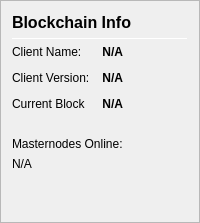
                   <widget class="QFrame" name="frame_ZerocoinBalances">
                    <property name="frameShape">
                     <enum>QFrame::StyledPanel</enum>
                    </property>
                    <property name="frameShadow">
                     <enum>QFrame::Raised</enum>
                    </property>
                    <layout class="QVBoxLayout" name="verticalLayout_7">
                     <item>
                      <layout class="QHBoxLayout" name="horizontalLayout_8" stretch="0,0,0">
                       <item>
                        <widget class="QLabel" name="label_5z_3">
                         <property name="minimumSize">
                          <size>
                           <width>0</width>
                           <height>20</height>
                          </size>
                         </property>
                         <property name="font">
                          <font>
                           <pointsize>12</pointsize>
                           <weight>75</weight>
                           <bold>true</bold>
                          </font>
                         </property>
                         <property name="text">
                          <string>Blockchain Info</string>
                         </property>
                        </widget>
                       </item>
                       <item>
                        <spacer name="horizontalSpacer_11">
                         <property name="orientation">
                          <enum>Qt::Horizontal</enum>
                         </property>
                         <property name="sizeHint" stdset="0">
                          <size>
                           <width>40</width>
                           <height>20</height>
                          </size>
                         </property>
                        </spacer>
                       </item>
                      </layout>
                     </item>
                     <item>
                      <widget class="Line" name="line_ZerocoinBalance">
                       <property name="minimumSize">
                        <size>
                         <width>0</width>
                         <height>1</height>
                        </size>
                       </property>
                       <property name="maximumSize">
                        <size>
                         <width>16777215</width>
                         <height>1</height>
                        </size>
                       </property>
                       <property name="orientation">
                        <enum>Qt::Horizontal</enum>
                       </property>
                      </widget>
                     </item>
                     <item>
                      <layout class="QGridLayout" name="gridLayout_5">
                       <property name="spacing">
                        <number>12</number>
                       </property>
                       <item row="1" column="1">
                        <widget class="QLabel" name="clientName">
                         <property name="font">
                          <font>
                           <weight>75</weight>
                           <bold>true</bold>
                          </font>
                         </property>
                         <property name="toolTip">
                          <string>Mature: more than 20 confirmation and more than 1 mint of the same denomination after it was minted.
These z1X2_COIN are spendable.</string>
                         </property>
                         <property name="text">
                          <string notr="true">N/A</string>
                         </property>
                         <property name="alignment">
                          <set>Qt::AlignRight|Qt::AlignTrailing|Qt::AlignVCenter</set>
                         </property>
                        </widget>
                       </item>
                       <item row="2" column="0">
                        <widget class="QLabel" name="labelzBalanceUnconfirmedText">
                         <property name="toolTip">
                          <string>Unconfirmed: less than 20 confirmations
Immature: confirmed, but less than 1 mint of the same denomination after it was minted</string>
                         </property>
                         <property name="text">
                          <string>Client Version:</string>
                         </property>
                        </widget>
                       </item>
                       <item row="1" column="0">
                        <widget class="QLabel" name="labelzBalanceMatureText">
                         <property name="toolTip">
                          <string>Mature: more than 20 confirmation and more than 1 mint of the same denomination after it was minted.
These z1X2_COIN are spendable.</string>
                         </property>
                         <property name="text">
                          <string>Client Name:</string>
                         </property>
                        </widget>
                       </item>
                       <item row="3" column="1">
                        <widget class="QLabel" name="numberOfBlocks">
                         <property name="font">
                          <font>
                           <weight>75</weight>
                           <bold>true</bold>
                          </font>
                         </property>
                         <property name="toolTip">
                          <string>Unconfirmed: less than 20 confirmations
Immature: confirmed, but less than 1 mint of the same denomination after it was minted</string>
                         </property>
                         <property name="text">
                          <string notr="true">N/A</string>
                         </property>
                         <property name="alignment">
                          <set>Qt::AlignRight|Qt::AlignTrailing|Qt::AlignVCenter</set>
                         </property>
                        </widget>
                       </item>
                       <item row="3" column="0">
                        <widget class="QLabel" name="labelzBalanceImmatureText">
                         <property name="toolTip">
                          <string>Unconfirmed: less than 20 confirmations
Immature: confirmed, but less than 1 mint of the same denomination after it was minted</string>
                         </property>
                         <property name="text">
                          <string>Current Block</string>
                         </property>
                        </widget>
                       </item>
                       <item row="2" column="1">
                        <widget class="QLabel" name="clientVersion">
                         <property name="font">
                          <font>
                           <weight>75</weight>
                           <bold>true</bold>
                          </font>
                         </property>
                         <property name="toolTip">
                          <string>Unconfirmed: less than 20 confirmations
Immature: confirmed, but less than 1 mint of the same denomination after it was minted</string>
                         </property>
                         <property name="text">
                          <string notr="true">N/A</string>
                         </property>
                         <property name="alignment">
                          <set>Qt::AlignRight|Qt::AlignTrailing|Qt::AlignVCenter</set>
                         </property>
                        </widget>
                       </item>
                       <item row="4" column="2">
                        <spacer name="horizontalSpacer_4">
                         <property name="orientation">
                          <enum>Qt::Horizontal</enum>
                         </property>
                         <property name="sizeHint" stdset="0">
                          <size>
                           <width>40</width>
                           <height>20</height>
                          </size>
                         </property>
                        </spacer>
                       </item>
                      </layout>
                     </item>
                     <item>
                      <layout class="QGridLayout" name="gridLayout_2">
                       <item row="1" column="0">
                        <widget class="QLabel" name="masternodeCount">
                         <property name="font">
                          <font>
                           <weight>50</weight>
                           <bold>false</bold>
                          </font>
                         </property>
                         <property name="cursor">
                          <cursorShape>IBeamCursor</cursorShape>
                         </property>
                         <property name="toolTip">
                          <string>Your current z1X2_COIN balance, unconfirmed and immature z1X2_COIN included.</string>
                         </property>
                         <property name="text">
                          <string notr="true">N/A</string>
                         </property>
                         <property name="alignment">
                          <set>Qt::AlignLeading|Qt::AlignLeft|Qt::AlignVCenter</set>
                         </property>
                         <property name="textInteractionFlags">
                          <set>Qt::LinksAccessibleByMouse|Qt::TextSelectableByKeyboard|Qt::TextSelectableByMouse</set>
                         </property>
                        </widget>
                       </item>
                       <item row="0" column="0">
                        <widget class="QLabel" name="labelzBalanceText">
                         <property name="toolTip">
                          <string>Your current z1X2_COIN balance, unconfirmed and immature z1X2_COIN included.</string>
                         </property>
                         <property name="text">
                          <string>Masternodes Online: </string>
                         </property>
                        </widget>
                       </item>
                      </layout>
                     </item>
                     <item>
                      <spacer name="verticalSpacer_4">
                       <property name="orientation">
                        <enum>Qt::Vertical</enum>
                       </property>
                       <property name="sizeHint" stdset="0">
                        <size>
                         <width>20</width>
                         <height>40</height>
                        </size>
                       </property>
                      </spacer>
                     </item>
                    </layout>
                   </widget>
